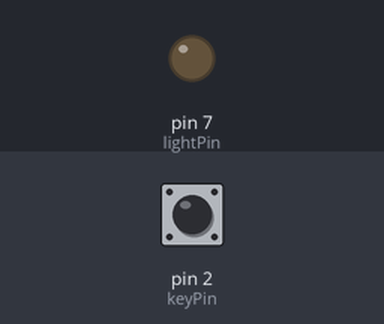
Simulated run of this sketch. Board: Arduino Uno, built with avr-gcc and run on an emulated ATmega328P. On the bench: output pins drawn as LEDs (lit = HIGH). Inputs (shaded band) come from the test bench; at power-on: pin 2 (keyPin) HIGH.

Above: at 1.2 s.
1.3 s: pin 2 (keyPin) pulled LOW for 0.15 s
At 1.9 s:
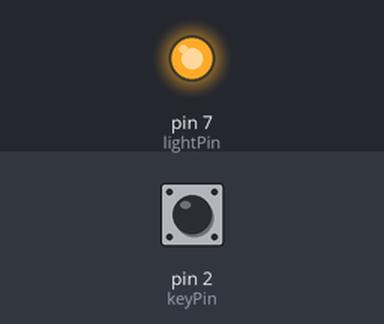
2.9 s: pin 2 (keyPin) pulled LOW for 1 s
At 3.8 s:
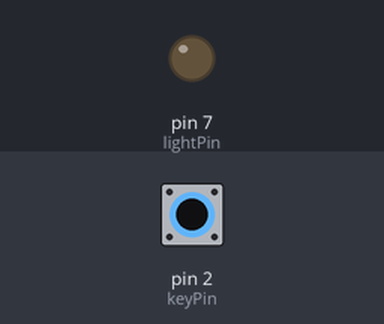
5.4 s: pin 2 (keyPin) pulled LOW for 3.2 s
At 6.8 s:
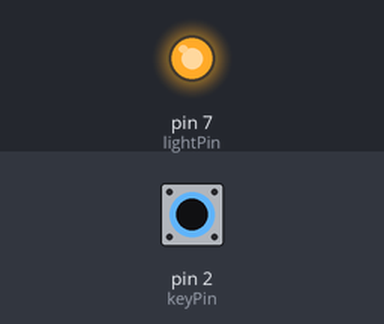
Timing chart, 0 to 8.4 s (numbered marks = the images above; inputs shaded):
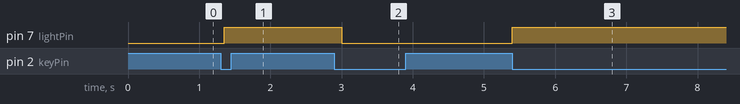

The sketch:

Lab1.ino
```cpp
const int lightPin = 7;
const int keyPin = 2;

void setup() {
  //button
  pinMode(keyPin, INPUT_PULLUP);
  //light
  pinMode(lightPin, OUTPUT);
}

bool prevButton = false;

void loop() {
  bool button = digitalRead(keyPin);

  if(!button && button!=prevButton)
    digitalWrite(lightPin, !digitalRead(lightPin)); //flips current light state

  prevButton = button;
  delay(150);
}
```

Measured:
- after the input at 1.3 s, pin 7 (lightPin): LOW → HIGH after 0.05 s
- after the input at 2.9 s, pin 7 (lightPin): HIGH → LOW after 0.10 s
- after the input at 5.4 s, pin 7 (lightPin): LOW → HIGH at once
